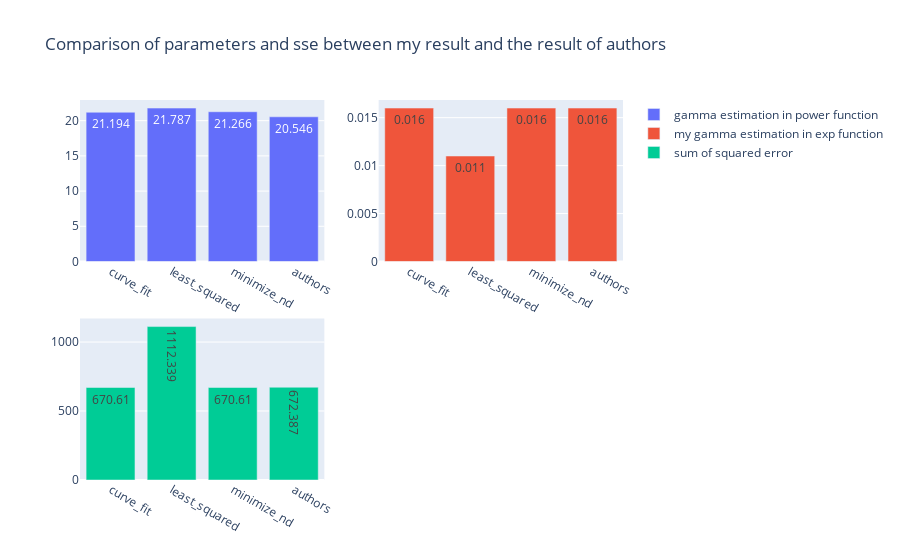

This figure's notebook cell:
### Code cell
method = ['curve_fit','least_squared','minimize_nd','authors']

fig = make_subplots(rows = 2, cols= 2, shared_yaxes=False)
                    #subplot_titles=('Estimation of gamma', 'Estimation of Probability weighting'))

trace1 = go.Bar(
    x=method,
    y=r1.iloc[0,1:5],
    name='gamma estimation in power function',
    textposition='auto',
    text=r1.iloc[0,1:5]
)

trace2 = go.Bar(
    x=method,
    y=r2.iloc[0,1:5],
    name='my gamma estimation in exp function',
    textposition='auto',
    text=r2.iloc[0,1:5]
)

trace3 = go.Bar(
    x=method,
    y=r1.iloc[3,1:5],
    name='sum of squared error',
    textposition='auto',
    text=r1.iloc[3,1:5]
)

#fig.append_trace(trace3, 1,1)
fig.append_trace(trace1,1,1)
fig.append_trace(trace2,1,2)
fig.append_trace(trace3,2,1)

# Change the bar mode
fig.update_layout(barmode='group',
    title='Comparison of parameters and sse between my result and the result of authors')
fig.show()

### Figure 1 — Plotly figure (JSON) as saved in the notebook; plotly's stock layout.template omitted (floating-point values rounded to 4 significant figures)
{"data": [{"name": "gamma estimation in power function", "text": [21.19, 21.79, 21.27, 20.55], "textposition": "auto", "type": "bar", "x": ["curve_fit", "least_squared", "minimize_nd", "authors"], "xaxis": "x", "y": [21.19, 21.79, 21.27, 20.55], "yaxis": "y"}, {"name": "my gamma estimation in exp function", "text": [0.016, 0.011, 0.016, 0.016], "textposition": "auto", "type": "bar", "x": ["curve_fit", "least_squared", "minimize_nd", "authors"], "xaxis": "x2", "y": [0.016, 0.011, 0.016, 0.016], "yaxis": "y2"}, {"name": "sum of squared error", "text": [670.6, 1112.0, 670.6, 672.4], "textposition": "auto", "type": "bar", "x": ["curve_fit", "least_squared", "minimize_nd", "authors"], "xaxis": "x3", "y": [670.6, 1112.0, 670.6, 672.4], "yaxis": "y3"}], "layout": {"barmode": "group", "title": {"text": "Comparison of parameters and sse between my result and the result of authors"}, "xaxis": {"anchor": "y", "domain": [0, 0.45]}, "xaxis2": {"anchor": "y2", "domain": [0.55, 1]}, "xaxis3": {"anchor": "y3", "domain": [0, 0.45]}, "xaxis4": {"anchor": "y4", "domain": [0.55, 1]}, "yaxis": {"anchor": "x", "domain": [0.575, 1]}, "yaxis2": {"anchor": "x2", "domain": [0.575, 1]}, "yaxis3": {"anchor": "x3", "domain": [0, 0.425]}, "yaxis4": {"anchor": "x4", "domain": [0, 0.425]}}}
